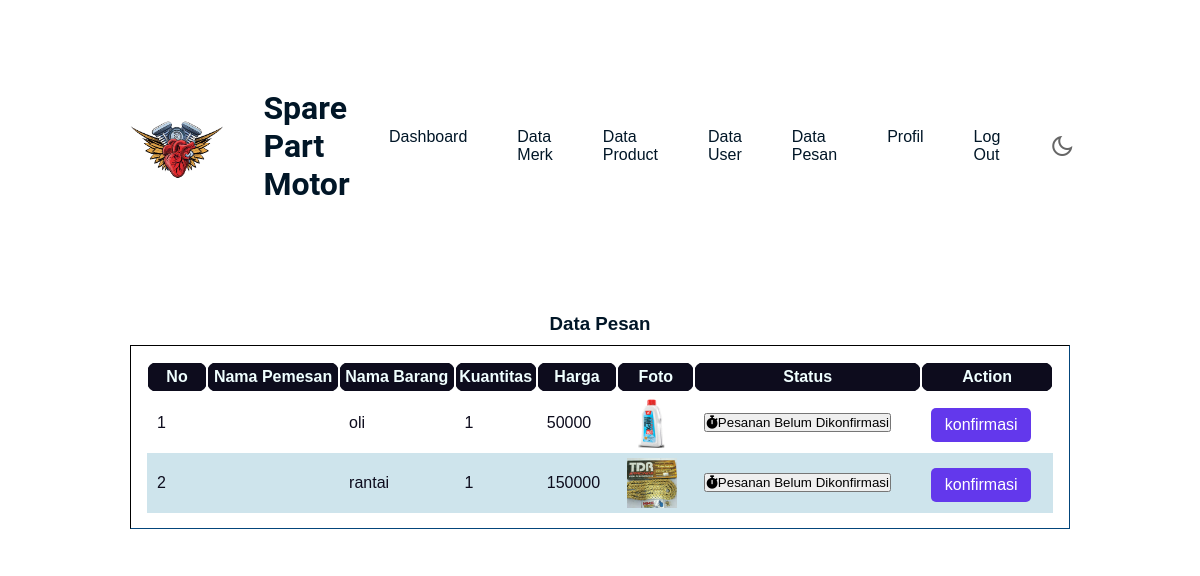
Screenshot of /data-pesan.php with the database file from the repository.
### tables this page shows
CREATE TABLE `pesan` (
  `id` int(11) NOT NULL,
  `name` varchar(255) NOT NULL,
  `quantity` int(11) NOT NULL,
  `price` int(11) NOT NULL,
  `foto` varchar(255) NOT NULL,
  `status` int(2) NOT NULL
);

### data-pesan.php (the view, shortened to what this page needs)
<?php
    include 'db.php';
?>
<!DOCTYPE html>
<html lang="en">
<head>
    <link rel="stylesheet" href="https://cdnjs.cloudflare.com/ajax/libs/font-awesome/6.0.0/css/all.min.css">
    <link href="https://cdn.jsdelivr.net/npm/remixicon@2.5.0/fonts/remixicon.css" rel="stylesheet">
    <link rel="stylesheet" href="css/index.css">
</head>
<body>
    <header>
        <div class="section">
            <div class="navbar">
                <div class="navigation">
                    <div class="container">
                        <div class="box-navbar">
                            <img src="./img/logo.sparepart.png" alt="">
                            <h1>Spare Part Motor</h1>
                            <ul class="menu">
                                <li><a href="admin.php">Dashboard</a></li>
                                <li><a href="data-merk.php">Data Merk</a></li>
                                <li><a href="data-product.php">Data Product</a></li>
                                <li><a href="data-user.php">Data User</a></li>
                                <li><a href="data-pesan.php">Data Pesan</a></li>
                                <li><a href="profil.php">Profil</a></li>
                                <li><a href="logout.php">Log Out</a></li>
                            </ul>
                            <div class="btn-switch">
                                <i class="ri-moon-line light-mode"></i>
                            </div>
                        </div>
                    </div>
                </div>
            </div>
        </div>
    </header>
    <div class="section">
        <div class="container">
            <h3>Data Pesan</h3>
            <div class="box">
                <table cellspacing="0" class="table">
                    <thead>
                        <tr>
                            <th width="60px">No</th>
                            <th>Nama Pemesan</th>
                            <th>Nama Barang</th>
                            <th>Kuantitas</th>
                            <th>Harga</th>
                            <th>Foto</th>
                            <th>Status</th>
                            <th>Action</th>
                        </tr>
                    </thead>
                    <tbody>
                        <?php
                        $no = 1;
                        $data_pesan = mysqli_query($conn, "SELECT * FROM pesan");
                        if(mysqli_num_rows($data_pesan) > 0){
                        while($cari_pesan = mysqli_fetch_array($data_pesan)){
                        ?>
                        <tr>
                            <td><?php echo $no++ ?></td>
                            <td><?php echo $cari_pesan['pemesan'] ?></td>
                            <td><?php echo $cari_pesan['name'] ?></td>
                            <td><?php echo $cari_pesan['quantity'] ?></td>
                            <td><?php echo $cari_pesan['price'] ?></td>
                            <td><a href="product/<?php echo $cari_pesan['foto'] ?>" target="_blank"><img src="product/<?php echo $cari_pesan['foto'] ?>" width="50px"></a></td>
                            <td>
                            <?php
                            if ($cari_pesan['status'] == 0){
                                echo '<button class="btn-timer">'.'<i class="fa-solid fa-stopwatch">'.'</i>'.'Pesanan Belum Dikonfirmasi'.'</button>';
                            }else if(($cari_pesan['status'] != 0)){
                                echo'<button class="btn-timer">'.'<i class="fa-solid fa-check">'.'</i>'.'Pesanan telah di konfirmasi'.'</button>';
                            }
                            ?>
                            </td>
                            <td>
                            <form action="" method="post">
                                <input type="submit" value="konfirmasi" name="update_btn" class="submit">
                            </form>
                            </td>
                        </tr>
                        <?php }}else{ ?>
                            <tr>
                                <td colspan="5">Tidak ada data</td>
                            </tr>
                        <?php } ?>
                    </tbody>
                </table>
            </div>
        </div>
    </div>
</body>
</html>

### css/index.css (style rules this page uses)
* { margin: 0; padding: 0; box-sizing: border-box; font-family: "Poppins", sans-serif; }
:root { --primary-color: #ffffff; --secondary-color: #011627; --input-color: #01162763; --custom-color: #6338ec; --hapus:tomato; --update:orange; }
body { background-color: var(--primary-color); }
.container { width: 90%; margin-inline: auto; }
header .navbar { padding-top: 15px; }
header .navbar .box-navbar { display: flex; justify-content: space-between; align-items: center; }
header .navbar .box-navbar img { width: 10%; }
header .navbar .box-navbar h1 { margin: 1%; font-family: "Roboto", sans-serif; color: var(--secondary-color); }
header .navbar .box-navbar .menu { display: flex; column-gap: 50px; flex: 1; justify-content: flex-end; margin-right: 50px; }
header .navbar .box-navbar .menu li { list-style-type: none; }
header .navbar .box-navbar .menu li a { text-decoration: none; color: var(--secondary-color); }
header .navbar .box-navbar .btn-switch i { font-size: 24px; color: rgba(0, 0, 0, 0.6); cursor: pointer; }
.container { width: 80%; margin: auto; padding: 10px; }
.container:after { content: ''; display: block; clear: both; }
.container h1 { margin: 5px; padding: 30px; color: var(--secondary-color); font-family: "Roboto", sans-serif; }
.section { padding: 25px 0; }
.box { background-color: var(--primary-color); border: 1px inset var(--secondary-color); padding: 15px; box-sizing: border-box; margin: 10px 0; }
.box:after { content: ''; display: block; clear: both; }
h3 { color: var(--secondary-color); font-family: "Poppins", sans-serif;; text-align: center; }
.submit { border: none; outline: none; padding: 8px; width: 100px; color: var(--primary-color); font-size: 16px; cursor: pointer; margin-top: 5px; border-radius: 5px; background: var(--custom-color); }
table { border-style: 2px inset rgb(129, 125, 125); }
.table { width: 100%; border-collapse: collapse; border-style: 2px solid white; color: azure; }
.table thead th { height: 30px; border: 2px solid white; background-color: #0d0c1d; border-radius: 10px; }
.table tr td { padding: 5px 10px; color: #0d0c1d; }
.table tr:nth-child(even) { background-color: rgb(206, 228, 236); }

### rows the page displays
pesan: name "oli", quantity "1", price "50000", foto (picture), status 0 (drawn)
pesan: name "rantai", quantity "1", price "150000", foto (picture), status 0 (drawn)
